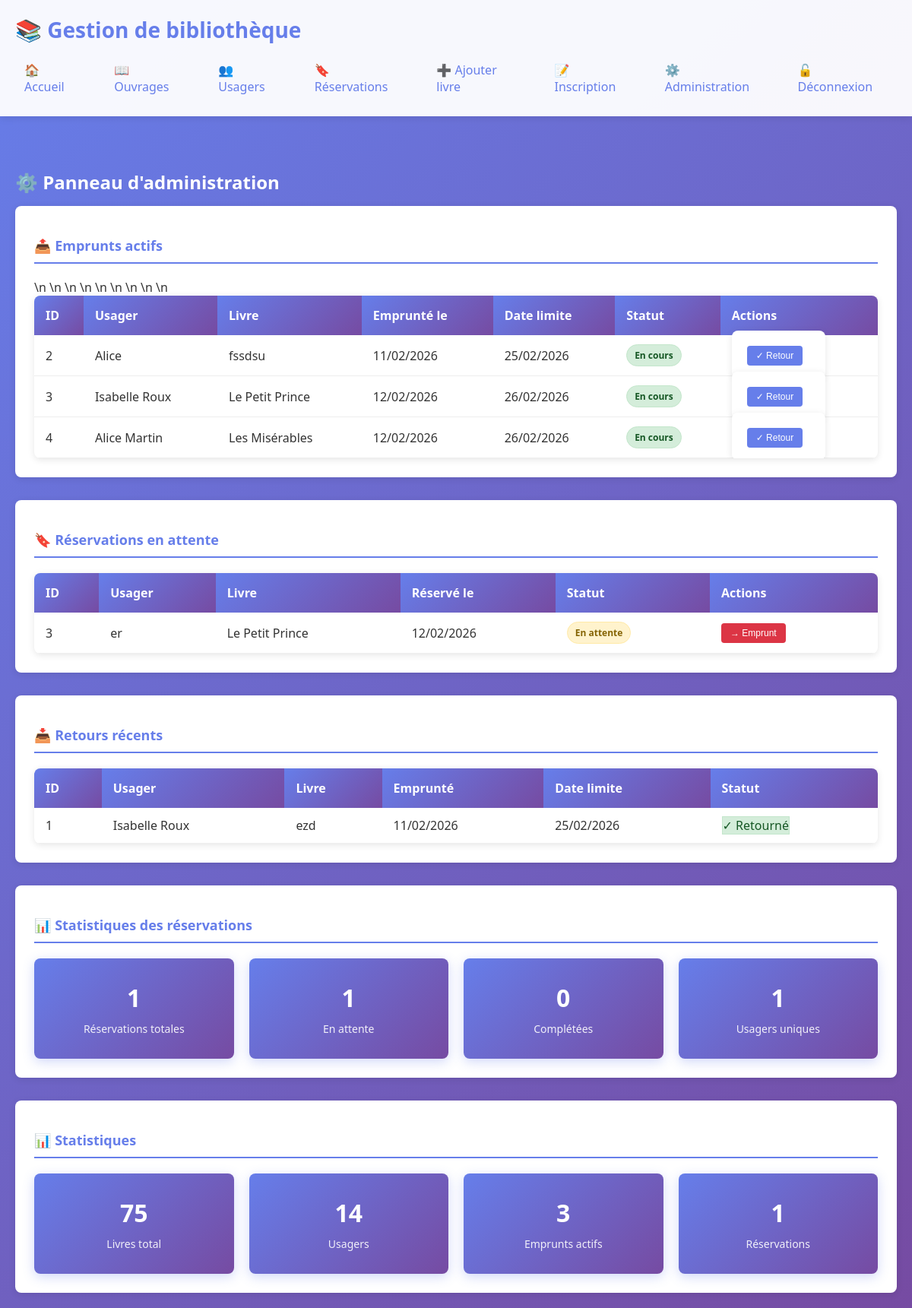
/admin (signed in), run on the app's committed database.
### models.py (models this page shows, shortened)
class Loan(db.Model):
    id = db.Column(db.Integer, primary_key=True)
    user_id = db.Column(db.Integer, db.ForeignKey('user.id'), nullable=False)
    book_id = db.Column(db.Integer, db.ForeignKey('book.id'), nullable=False)
    borrowed_on = db.Column(db.DateTime, default=datetime.utcnow)
    due_date = db.Column(db.DateTime, default=lambda: datetime.utcnow() + timedelta(days=14))
    returned = db.Column(db.Boolean, default=False)

class User(db.Model):
    id = db.Column(db.Integer, primary_key=True)
    name = db.Column(db.String(120), nullable=False)
    email = db.Column(db.String(120), unique=True, nullable=False)
    registered_on = db.Column(db.DateTime, default=datetime.utcnow)
    loans = db.relationship('Loan', backref='user', lazy=True)
    reservations = db.relationship('Reservation', backref='user', lazy=True)

class Book(db.Model):
    id = db.Column(db.Integer, primary_key=True)
    title = db.Column(db.String(250), nullable=False)
    author = db.Column(db.String(200))
    total_copies = db.Column(db.Integer, default=1)
    loans = db.relationship('Loan', backref='book', lazy=True)
    reservations = db.relationship('Reservation', backref='book', lazy=True)

class Reservation(db.Model):
    id = db.Column(db.Integer, primary_key=True)
    user_id = db.Column(db.Integer, db.ForeignKey('user.id'), nullable=False)
    book_id = db.Column(db.Integer, db.ForeignKey('book.id'), nullable=False)
    reserved_on = db.Column(db.DateTime, default=datetime.utcnow)
    active = db.Column(db.Boolean, default=True)

### app.py (the view)
@app.route('/admin')
@login_required_admin
def admin():
    from datetime import datetime
    active_loans = Loan.query.filter_by(returned=False).all()
    returned_loans = Loan.query.filter_by(returned=True).order_by(Loan.borrowed_on.desc()).limit(10).all()
    reservations = Reservation.query.filter_by(active=True).all()
    total_books = Book.query.count()
    total_users = User.query.count()
    active_loans_count = Loan.query.filter_by(returned=False).count()
    reservations_count = Reservation.query.filter_by(active=True).count()
    return render_template('admin.html',
        active_loans=active_loans,
        returned_loans=returned_loans,
        reservations=reservations,
        total_books=total_books,
        total_users=total_users,
        active_loans_count=active_loans_count,
        reservations_count=reservations_count,
        now=datetime.utcnow())

### app.py (called while the page is built)
def login_required_admin(f):
    @wraps(f)
    def decorated_function(*args, **kwargs):
        if 'admin' not in session:
            flash('Vous devez être connecté en tant qu\'administrateur', 'warning')
            return redirect(url_for('admin_login'))
        return f(*args, **kwargs)
    return decorated_function

### templates/admin.html (shortened to what this page needs)
{% extends 'layout.html' %}
{% block content %}
  <h2>⚙️ Panneau d'administration</h2>
  <div class="admin-container">
    <section class="admin-section">
      <h3>📤 Emprunts actifs</h3>
      {% if active_loans %}
        <table>
          <thead> <tr> <th>ID</th> <th>Usager</th> <th>Livre</th> <th>Emprunté le</th> <th>Date limite</th> <th>Statut</th> <th>Actions</th> </tr>
          </thead>
          <tbody>
            {% for loan in active_loans %}
            <tr>
              <td>{{ loan.id }}</td>
              <td>{{ loan.user.name }}</td>
              <td>{{ loan.book.title }}</td>
              <td>{{ loan.borrowed_on.strftime('%d/%m/%Y') }}</td>
              <td>
                <span class="date {% if loan.due_date < now %}overdue{% endif %}">
                  {{ loan.due_date.strftime('%d/%m/%Y') }}
                </span>
              </td>
              <td>
                {% if loan.due_date < now %}
                  <span class="badge danger">En retard</span>
                {% else %}
                  <span class="badge success">En cours</span>
                {% endif %}
              </td>
              <td>
                <form method="post" action="{{ url_for('return_book') }}" style="display:inline">
                  <button type="submit" class="btn-small">✓ Retour</button>
                </form>
              </td>
            </tr>
            {% endfor %}
          </tbody>
        </table>
      {% else %}
        <p class="empty-message">Aucun emprunt actif</p>
      {% endif %}
    </section>
    <section class="admin-section">
      <h3>🔖 Réservations en attente</h3>
      {% if reservations %}
        <table>
          <thead>
            <tr>
              <th>ID</th>
              <th>Usager</th>
              <th>Livre</th>
              <th>Réservé le</th>
              <th>Statut</th>
              <th>Actions</th>
            </tr>
          </thead>
          <tbody>
            {% for res in reservations %}
            <tr>
              <td>{{ res.id }}</td>
              <td>{{ res.user.name }}</td>
              <td>{{ res.book.title }}</td>
              <td>{{ res.reserved_on.strftime('%d/%m/%Y') }}</td>
              <td>
                {% if res.active %}
                  <span class="badge warning">En attente</span>
                {% else %}
                  <span class="badge success">Complétée</span>
                {% endif %}
              </td>
              <td>
                {% if res.active %}
                  <button class="btn-small danger-btn" onclick="alert('Créer un emprunt pour cette réservation')">→ Emprunt</button>
                {% endif %}
              </td>
            </tr>
            {% endfor %}
          </tbody>
        </table>
      {% else %}
        <p class="empty-message">Aucune réservation</p>
      {% endif %}
    </section>
    <section class="admin-section">
      <h3>📥 Retours récents</h3>
      {% if returned_loans %}
        <table>
          <thead>
            <tr>
              <th>ID</th>
              <th>Usager</th>
              <th>Livre</th>
              <th>Emprunté</th>
              <th>Date limite</th>
              <th>Statut</th>
            </tr>
          </thead>
          <tbody>
            {% for loan in returned_loans %}
            <tr>
              <td>{{ loan.id }}</td>
              <td>{{ loan.user.name }}</td>
              <td>{{ loan.book.title }}</td>
              <td>{{ loan.borrowed_on.strftime('%d/%m/%Y') }}</td>
              <td>{{ loan.due_date.strftime('%d/%m/%Y') }}</td>
              <td>
                <span class="success">✓ Retourné</span>
              </td>
            </tr>
            {% endfor %}
          </tbody>
        </table>
      {% else %}
        <p class="empty-message">Aucun retour récent</p>
      {% endif %}
    </section>
    <section class="admin-section reservations-stats">
      <h3>📊 Statistiques des réservations</h3>
      <div class="stats-grid">
        <div class="stat-card">
          <div class="stat-number">{{ reservations|length }}</div>
          <div class="stat-label">Réservations totales</div>
        </div>
        <div class="stat-card">
          <div class="stat-number">{{ reservations|selectattr('active')|list|length }}</div>
          <div class="stat-label">En attente</div>
        </div>
        <div class="stat-card">
          <div class="stat-number">{{ reservations|rejectattr('active')|list|length }}</div>
          <div class="stat-label">Complétées</div>
        </div>
        <div class="stat-card">
          <div class="stat-number">{{ reservations|map(attribute='user_id')|unique|list|length }}</div>
          <div class="stat-label">Usagers uniques</div>
        </div>
      </div>
    </section>
    <section class="admin-section stats-section">
      <h3>📊 Statistiques</h3>
      <div class="stats-grid">
        <div class="stat-card">
          <div class="stat-number">{{ total_books }}</div>
          <div class="stat-label">Livres total</div>
        </div>
        <div class="stat-card">
          <div class="stat-number">{{ total_users }}</div>
          <div class="stat-label">Usagers</div>
        </div>
        <div class="stat-card">
          <div class="stat-number">{{ active_loans_count }}</div>
          <div class="stat-label">Emprunts actifs</div>
        </div>
        <div class="stat-card">
          <div class="stat-number">{{ reservations_count }}</div>
          <div class="stat-label">Réservations</div>
        </div>
      </div>
    </section>
  </div>
{% endblock %}

### static/style.css (style rules this page uses)
* { margin: 0; padding: 0; box-sizing: border-box; }
body { font-family: 'Segoe UI', Tahoma, Geneva, Verdana, sans-serif; background: linear-gradient(135deg, #667eea 0%, #764ba2 100%); min-height: 100vh; color: #333; }
table { width: 100%; border-collapse: collapse; background: white; box-shadow: 0 2px 10px rgba(0, 0, 0, 0.1); border-radius: 8px; overflow: hidden; }
th { background: linear-gradient(135deg, #667eea 0%, #764ba2 100%); color: white; padding: 15px; text-align: left; font-weight: 600; }
td { padding: 12px 15px; border-bottom: 1px solid #eee; }
.success { background: #d4edda; color: #155724; border: 1px solid #c3e6cb; }
.warning { background: #fff3cd; color: #856404; border: 1px solid #ffeaa7; }
form { background: white; padding: 20px; border-radius: 8px; box-shadow: 0 2px 10px rgba(0, 0, 0, 0.1); margin: 20px 0; }
button { background: linear-gradient(135deg, #667eea 0%, #764ba2 100%); color: white; padding: 10px 20px; border: none; border-radius: 4px; cursor: pointer; font-weight: 500; transition: transform 0.2s, box-shadow 0.2s; margin-right: 10px; }
h2 { color: white; margin: 20px 0 15px 0; font-size: 24px; }
h3 { color: #667eea; margin: 15px 0 10px 0; font-size: 18px; }
.admin-container { display: grid; grid-template-columns: 1fr; gap: 30px; }
.admin-section { background: white; padding: 25px; border-radius: 8px; box-shadow: 0 2px 10px rgba(0, 0, 0, 0.1); }
.admin-section h3 { color: #667eea; margin-bottom: 20px; padding-bottom: 10px; border-bottom: 2px solid #667eea; }
.badge { display: inline-block; padding: 5px 10px; border-radius: 20px; font-size: 12px; font-weight: 600; }
.badge.success { background: #d4edda; color: #155724; }
.badge.warning { background: #fff3cd; color: #856404; }
.btn-small { background: #667eea; color: white; padding: 6px 12px; border: none; border-radius: 4px; cursor: pointer; font-size: 12px; font-weight: 500; transition: all 0.2s; }
.btn-small.danger-btn { background: #dc3545; }
.stats-grid { display: grid; grid-template-columns: repeat(auto-fit, minmax(200px, 1fr)); gap: 20px; margin-top: 20px; }
.stat-card { background: linear-gradient(135deg, #667eea 0%, #764ba2 100%); color: white; padding: 30px; border-radius: 8px; text-align: center; box-shadow: 0 4px 15px rgba(102, 126, 234, 0.3); }
.stat-number { font-size: 32px; font-weight: bold; margin-bottom: 10px; }
.stat-label { font-size: 14px; opacity: 0.9; }

### data on the page
Loan: id "2", user.name "Alice", book "fssdsu", borrowed_on "11/02/2026", due_date "25/02/2026", shows "En cours"
Loan: id "3", user.name "Isabelle Roux", book "Le Petit Prince", borrowed_on "12/02/2026", due_date "26/02/2026", shows "En cours"
Loan: id "4", user.name "Alice Martin", book "Les Misérables", borrowed_on "12/02/2026", due_date "26/02/2026", shows "En cours"
Reservation: id "3", user.name "er", book "Le Petit Prince", reserved_on "12/02/2026", active "En attente"
Loan: id "1", user.name "Isabelle Roux", book "ezd", borrowed_on "11/02/2026", due_date "25/02/2026"

### other printed values
{{ reservations|length }} "1"
{{ reservations|selectattr('active')|list|length }} "1"
{{ reservations|rejectattr('active')|list|length }} "0"
{{ reservations|map(attribute='user_id')|unique|list|length }} "1"
{{ total_books }} "75"
{{ total_users }} "14"
{{ active_loans_count }} "3"
{{ reservations_count }} "1"
